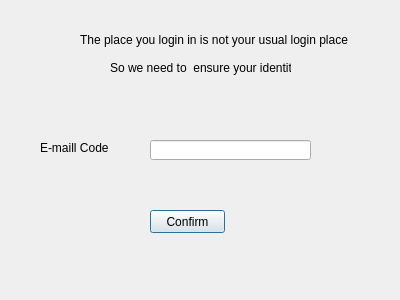
<?xml version="1.0" encoding="UTF-8"?>
<ui version="4.0">
 <class>EmailDialog</class>
 <widget class="QDialog" name="EmailDialog">
  <property name="geometry">
   <rect>
    <x>0</x>
    <y>0</y>
    <width>400</width>
    <height>300</height>
   </rect>
  </property>
  <property name="windowTitle">
   <string>Dialog</string>
  </property>
  <widget class="QLabel" name="label">
   <property name="geometry">
    <rect>
     <x>80</x>
     <y>30</y>
     <width>301</width>
     <height>20</height>
    </rect>
   </property>
   <property name="text">
    <string>The place you login in is not your usual login place</string>
   </property>
  </widget>
  <widget class="QLabel" name="label_2">
   <property name="geometry">
    <rect>
     <x>110</x>
     <y>60</y>
     <width>181</width>
     <height>16</height>
    </rect>
   </property>
   <property name="text">
    <string>So we need to  ensure your identity</string>
   </property>
  </widget>
  <widget class="QLabel" name="label_3">
   <property name="geometry">
    <rect>
     <x>40</x>
     <y>140</y>
     <width>81</width>
     <height>16</height>
    </rect>
   </property>
   <property name="text">
    <string>E-maill Code</string>
   </property>
  </widget>
  <widget class="QLineEdit" name="emailLineEdit">
   <property name="geometry">
    <rect>
     <x>150</x>
     <y>140</y>
     <width>161</width>
     <height>20</height>
    </rect>
   </property>
  </widget>
  <widget class="QPushButton" name="pushButton">
   <property name="geometry">
    <rect>
     <x>150</x>
     <y>210</y>
     <width>75</width>
     <height>23</height>
    </rect>
   </property>
   <property name="text">
    <string>Confirm</string>
   </property>
  </widget>
 </widget>
 <resources/>
 <connections/>
</ui>
